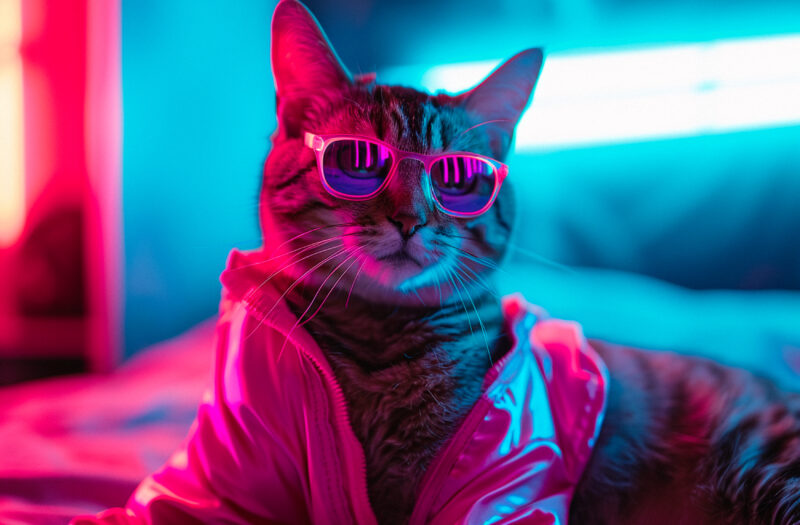
#> input picture OCV/imag.jpg, 800 x 525 px
$ python rot.py
#> lines starting #> are read from the running program, lines starting #| are printed output that depends on the picture
import cv2
image=cv2.imread("imag.jpg")
#> image is the input picture: shape (525, 800, 3); mean B, G, R 138.5, 93.3, 96.3
window_name='Image'
image=cv2.rotate(image,cv2.ROTATE_90_CLOCKWISE)
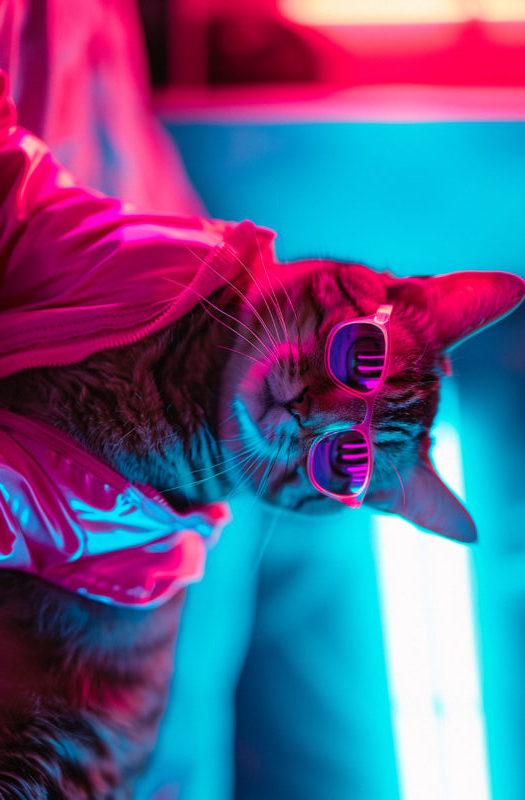
#> image: shape (800, 525, 3); mean B, G, R 138.5, 93.3, 96.3
image=cv2.rotate(image,cv2.ROTATE_90_CLOCKWISE)
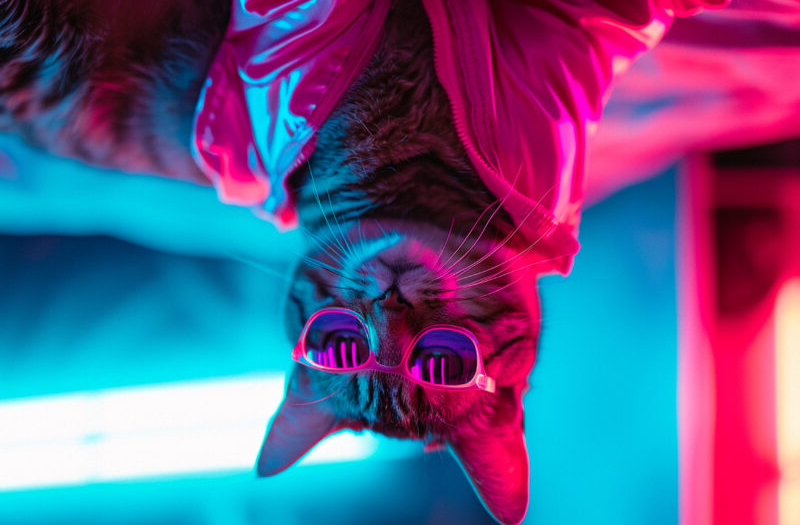
#> image: shape (525, 800, 3); mean B, G, R 138.5, 93.3, 96.3
cv2.imshow(window_name,image)
cv2.waitKey(0)
